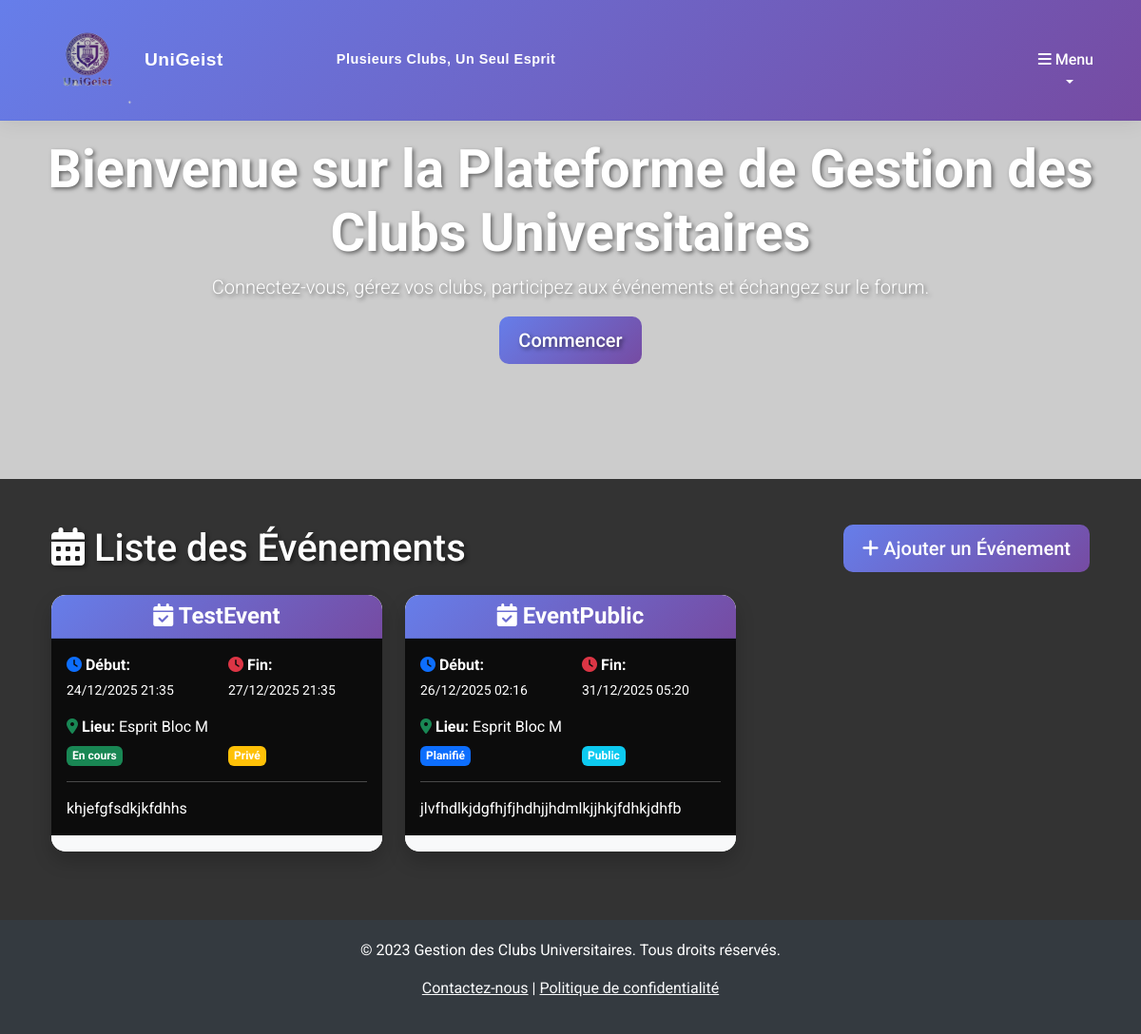
Screenshot of /evenements/evenements/ with the database file from the repository.
### appEvenements/models.py (models this page shows, shortened)
class Evenement(models.Model):
    id=models.AutoField(primary_key=True)
    titre = models.CharField(max_length=200, validators=[MinLengthValidator(6,"Le titre doit avoir au moins 6 caractères"), MaxLengthValidator(200), RegexValidator(r'^[a-zA-Z0-9\s.,!?-]+$', message="Le titre ne peut contenir que des lettres, chiffres, espaces et ponctuation basique.")])
    description = models.TextField( max_length=1000, validators=[validators.MinLengthValidator(10), validators.MaxLengthValidator(1000), validators.RegexValidator(r'^[a-zA-Z0-9\s.,!?-]+$', message="La description ne peut contenir que des lettres, chiffres, espaces et ponctuation basique.")])
    date_debut = models.DateTimeField()
    date_fin = models.DateTimeField()
    lieu = models.CharField(max_length=200, validators=[validators.MinLengthValidator(5), validators.MaxLengthValidator(200), validators.RegexValidator(r'^[a-zA-Z0-9\s.,!?-]+$', message="Le lieu ne peut contenir que des lettres, chiffres, espaces et ponctuation basique.")])
    statut = models.CharField(max_length=50, choices=[('planifie', 'Planifié'), ('en_cours', 'En cours'), ('termine', 'Terminé'), ('annule', 'Annulé')])
    visibilite = models.CharField(max_length=50, choices=[('public', 'Public'), ('prive', 'Privé')])
    max_participants = models.PositiveIntegerField(default=100, help_text="Nombre maximum de participants")
    featured = models.BooleanField(default=False, help_text="Événement à la une")
    promotion_image = models.FileField(upload_to='promotions/', blank=True, null=True, help_text="Image de promotion")
    promotion_description = models.TextField(blank=True, null=True, help_text="Description de promotion")

### appEvenements/views.py (the view)
# urls.py: path('evenements/',ListeEvenementsView.as_view(), name='evenements'),
class ListeEvenementsView(ListView):
    model = Evenement
    template_name = 'appEvenements/evenements_list.html'
    context_object_name = 'evenements'
    paginate_by = 10
    def get_context_data(self, **kwargs):
        context = super().get_context_data(**kwargs)
        user = self.request.user
        events_with_flags = []
        for event in context['evenements']:
            is_registered = Participation.objects.filter(evenement=event, user=user).exists() if user.is_authenticated else False
            is_full = Participation.objects.filter(evenement=event).count() >= event.max_participants
            can_register = user.is_authenticated and (event.visibilite == 'public' or
                                                      Membership.objects.filter(user=user, active=True).exists()) and not (user.is_superuser or user.is_staff)
            events_with_flags.append({
                'event': event,
                'is_registered': is_registered,
                'is_full': is_full,
                'can_register': can_register
            })
        context['events_with_flags'] = events_with_flags
        return context

### templates/appEvenements/evenements_list.html (shortened to what this page needs)
{% extends 'base.html' %}
{% load static %}
{% block content %}
<div class="container mt-5">
    <div class="d-flex justify-content-between align-items-center mb-4">
        <h1 class="mb-0" style="color: white; text-shadow: 2px 2px 4px rgba(0, 0, 0, 0.5);"><i class="fas fa-calendar-alt"></i> Liste des Événements</h1>
        <a href="{% url 'appEvenements:ajouter' %}" class="btn btn-primary btn-lg"><i class="fas fa-plus"></i> Ajouter un Événement</a>
    </div>
    <div class="row">
        {% for event_data in events_with_flags %}
            {% with event=event_data.event %}
            <div class="col-md-6 col-lg-4 mb-4">
                <div class="card h-100 event-card" style="background: rgba(255, 255, 255, 0.95); backdrop-filter: blur(10px); border-radius: 15px; box-shadow: 0 10px 20px rgba(0, 0, 0, 0.2); position: relative; overflow: hidden;">
                    <div class="card-header" style="background: linear-gradient(135deg, #667eea 0%, #764ba2 100%); color: white; border-radius: 15px 15px 0 0;">
                        <h4 class="card-title mb-0 text-center fw-bold"><i class="fas fa-calendar-check"></i> {{ event.titre }}</h4>
                    </div>
                    <div class="card-body">
                        <div class="row">
                            <div class="col-6">
                                <p class="mb-1"><i class="fas fa-clock text-primary"></i> <strong>Début:</strong></p>
                                <p class="small">{{ event.date_debut|date:"d/m/Y H:i" }}</p>
                            </div>
                            <div class="col-6">
                                <p class="mb-1"><i class="fas fa-clock text-danger"></i> <strong>Fin:</strong></p>
                                <p class="small">{{ event.date_fin|date:"d/m/Y H:i" }}</p>
                            </div>
                        </div>
                        <p class="mb-2"><i class="fas fa-map-marker-alt text-success"></i> <strong>Lieu:</strong> {{ event.lieu }}</p>
                        <div class="row">
                            <div class="col-6">
                                <span class="badge bg-{% if event.statut == 'planifie' %}primary{% elif event.statut == 'en_cours' %}success{% elif event.statut == 'termine' %}secondary{% else %}danger{% endif %}">
                                    {{ event.get_statut_display }}
                                </span>
                            </div>
                            <div class="col-6">
                                <span class="badge bg-{% if event.visibilite == 'public' %}info{% else %}warning{% endif %}">
                                    {{ event.get_visibilite_display }}
                                </span>
                            </div>
                        </div>
                        <hr>
                        <p class="card-text">{{ event.description|truncatechars:120 }}</p>
                    </div>
                    <div class="card-footer bg-light position-relative">
                    </div>
                </div>
            </div>
            {% endwith %}
        {% endfor %}
    </div>
</div>
{% endblock %}

### static/css/style.css (style rules this page uses)
body { font-family: 'Roboto', sans-serif; background: #333333; color: #ffffff; min-height: 100vh; }
.btn { border-radius: 10px; padding: 10px 20px; font-weight: 500; transition: all 0.3s ease; }
.btn-primary { background: linear-gradient(135deg, #667eea 0%, #764ba2 100%); border: none; }
.card { border: none; border-radius: 15px; overflow: hidden; transition: transform 0.3s ease, box-shadow 0.3s ease; }
.card-header { border-radius: 15px 15px 0 0 !important; }
.card-body { background: rgba(0, 0, 0, 0.95); color: #ffffff; }
.card-footer { background: rgba(0, 0, 0, 0.9); border-top: 1px solid rgba(255, 255, 255, 0.1); color: #ffffff; }
.event-card { transition: all 0.3s ease; }
.badge { font-size: 0.75em; padding: 0.375em 0.5em; border-radius: 0.375rem; }
.text-primary, .text-danger, .text-success { font-weight: 600; }

### rows the page displays
Evenement: event.titre "TestEvent", event.date_debut "24/12/2025 21:35", event.date_fin "27/12/2025 21:35", event.lieu "Esprit Bloc M", event.statut "En cours", event.visibilite "Privé", event.description "khjefgfsdkjkfdhhs"
Evenement: event.titre "EventPublic", event.date_debut "26/12/2025 02:16", event.date_fin "31/12/2025 05:20", event.lieu "Esprit Bloc M", event.statut "Planifié", event.visibilite "Public", event.description "jlvfhdlkjdgfhjfjhdhjjhdmlkjjhkjfdhkjdhfb"
